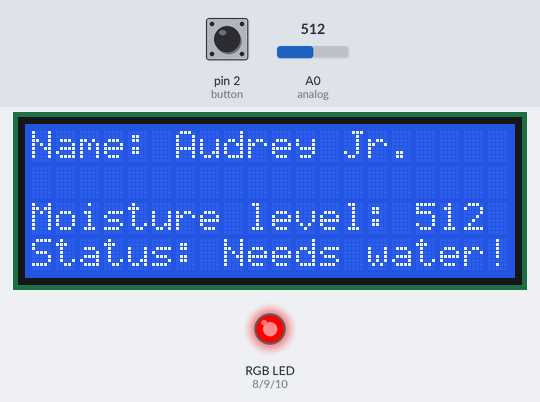
Simulated run of this sketch. Board: Arduino Uno, built with avr-gcc and run on an emulated ATmega328P. Shown: 20×4 character LCD, an RGB LED mixed from three pins (HIGH = lit). Inputs (shaded band) come from the test bench; at power-on: A0 (analog) = 512, pin 2 (button) HIGH. What the sketch prints to the serial monitor is not drawn.

Above: at 1.6 s.
1.7 s: A0 (analog) set to 409
At 3.0 s:
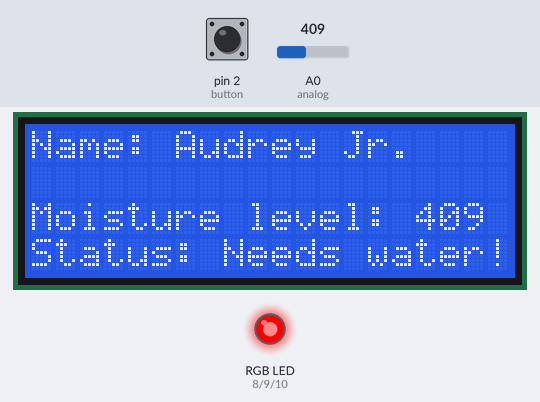
3.5 s: A0 (analog) set to 383
At 4.6 s:
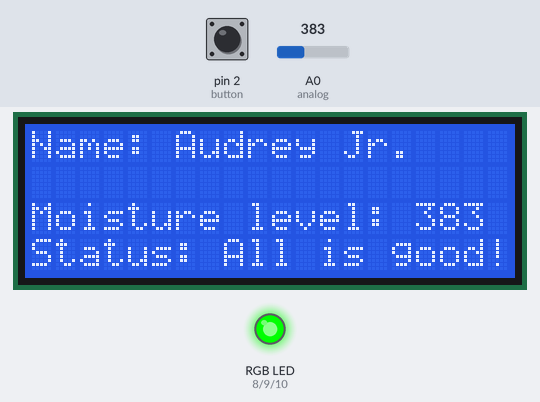
5.5 s: pin 2 (button) pulled LOW for 0.15 s
At 6.7 s:
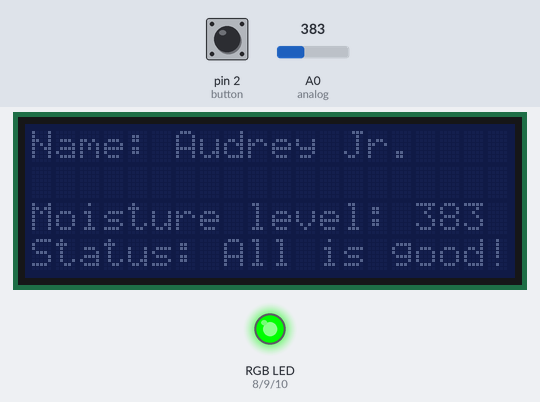
7.1 s: A0 (analog) set to 218
At 9.0 s:
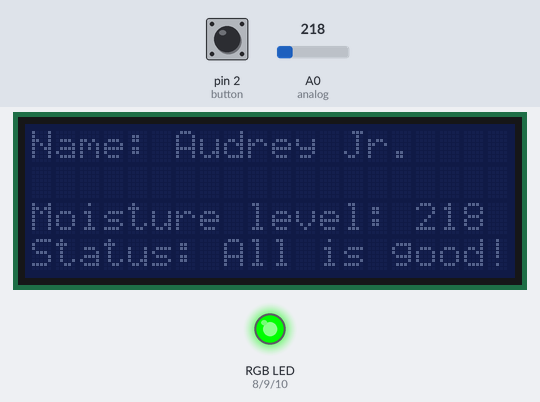
9.5 s: A0 (analog) set to 183
At 10.6 s:
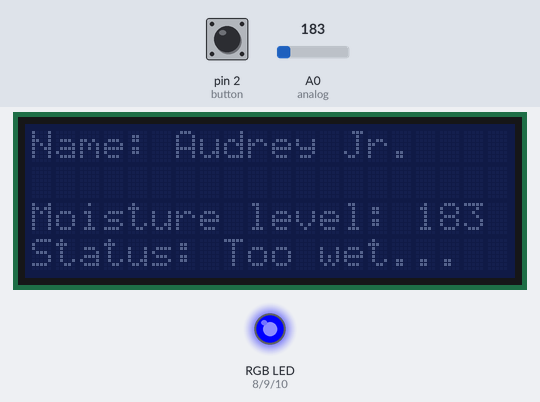
11.5 s: pin 2 (button) pulled LOW for 1 s
At 12.6 s:
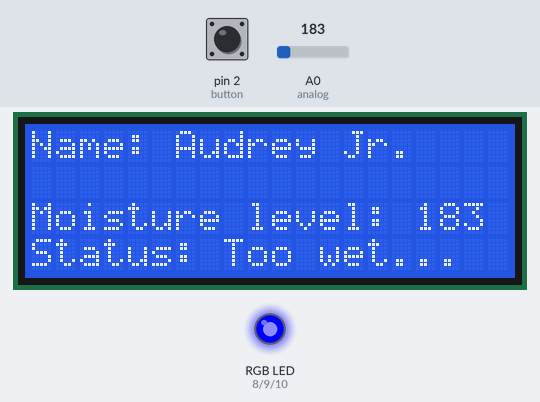
Timing chart, 0 to 14.5 s (numbered marks = the images above; inputs shaded):
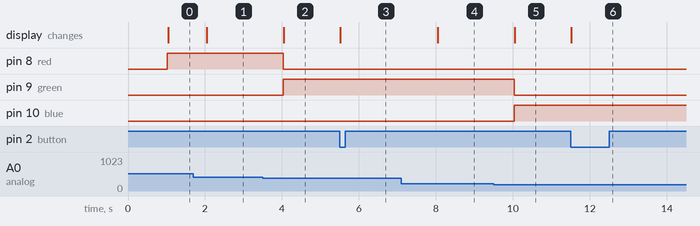

Measured:
- the behaviour switches between 400 and 399 on A0 (analog) (found by bisection; images 1 and 2)
- the behaviour switches between 200 and 199 on A0 (analog) (found by bisection; images 4 and 5)
- after the input at 1.7 s, the display: changes after 0.35 s (image 1)
- after the input at 3.5 s, pin 8 (red): HIGH → LOW after 0.53 s; pin 9 (green): LOW → HIGH after 0.53 s; the display: changes after 0.55 s (image 2)
- after the input at 5.5 s, the display: changes at once (image 3)
- after the input at 7.1 s, the display: changes after 0.95 s (image 4)
- after the input at 9.5 s, pin 9 (green): HIGH → LOW after 0.53 s; pin 10 (blue): LOW → HIGH after 0.53 s; the display: changes after 0.55 s (image 5)
- after the input at 11.5 s, the display: changes at once (image 6)

The sketch:

moisture-sensor.ino
```cpp
#include <Wire.h>
#include <LiquidCrystal_I2C.h>
#include "Button.h"

// RGB LED
int red = 8;
int green = 9;
int blue = 10;

// LCD screen
LiquidCrystal_I2C lcd(0x27, 2, 1, 0, 4, 5, 6, 7, 3, POSITIVE);
Button button = Button(2, &toggle_backlight_callback);
bool lcd_backlight_on = true;

// Moisture sensor
int analog = A0;
int limit_too_much = 200;
int limit_too_little = 400;
unsigned long last_sample_time = 0;

void setup() {
  Serial.begin(9600);

  pinMode(analog, INPUT);
  pinMode(red,    OUTPUT);
  pinMode(green,  OUTPUT);
  pinMode(blue,   OUTPUT);

  setup_lcd();
}

void setup_lcd() {
  lcd.begin(20,4);
  lcd.backlight();
  lcd.clear();

  lcd.setCursor(0,0);
  lcd.print("Name: Audrey Jr.");
}

void toggle_backlight_callback(Button* button) {
  if (button->pressed){
    lcd_backlight_on = !lcd_backlight_on;

    if (lcd_backlight_on) {
      lcd.backlight();
    } else {
      lcd.noBacklight();
    }
  }
}

void rgb(int r, int g, int b) {
  digitalWrite(red, r);
  digitalWrite(green, g);
  digitalWrite(blue, b);
}

void plant_too_wet() {
  rgb(LOW, LOW, HIGH);
  lcd.setCursor(0,3);
  lcd.print("Status: Too wet...  ");
}

void plant_is_good() {
  rgb(LOW, HIGH, LOW);
  lcd.setCursor(0,3);
  lcd.print("Status: All is good!");
}

void plant_too_dry() {
  rgb(HIGH, LOW, LOW);
  lcd.setCursor(0,3);
  lcd.print("Status: Needs water!");
}

void loop() {
  if (millis() - last_sample_time > 1000) {
    last_sample_time = millis();

    int analog = analogRead(A0);
    Serial.println(analog);

    lcd.setCursor(0,2);
    lcd.print("Moisture level:");
    lcd.setCursor(16,2);
    lcd.print("    ");
    lcd.setCursor(16,2);
    lcd.print(analog);

    if (analog < limit_too_much) {
      plant_too_wet();
    } else if (analog < limit_too_little) {
      plant_is_good();
    } else {
      plant_too_dry();
    }
  }

  button.read();
}
```
